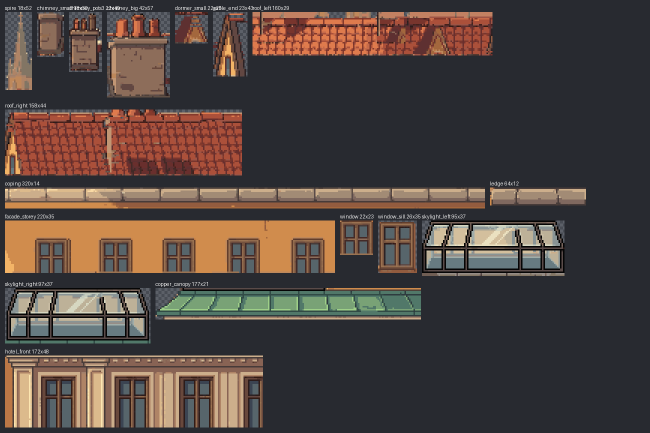
#> input picture art/source/rt_assets/sheet.png, 1300 x 865 px, given in place of rw_rower_a.png, which was not available (shown at 1/2 size)
$ python build_rw_rowboat.py ../art/source/rt_assets/sheet.png
#> lines starting #> are read from the running program, lines starting #| are printed output that depends on the picture
### tools/aseprite_io.py
#!/usr/bin/env python3
"""aseprite_io.py: write and read .aseprite sources without the Aseprite app (RGBA, one layer, N frames).

Why: the polish step (docs/WORKFLOW.md step 7) needs an .aseprite source newer than the cut. The Aseprite MCP runs
on the owner's Mac, which may be asleep during unattended runs. This writes a standard Aseprite 1.3 file (32-bit RGBA,
zlib cels, a tag per animation) that the app opens normally, and reads one back to check it.

  python3 -I tools/aseprite_io.py write OUT.aseprite FRAME1.png [FRAME2.png ...] [--ms 100] [--layer art]
  python3 -I tools/aseprite_io.py sheet OUT.aseprite SHEET.png FW FH [--ms 100]   # a sheet cut into frames
  python3 -I tools/aseprite_io.py check OUT.aseprite REF.png [FW FH]               # pixel-identical round trip
"""
import struct, sys, zlib
import numpy as np
from PIL import Image


def _chunk(kind, data):
    return struct.pack('<IH', len(data) + 6, kind) + data


def _string(s):
    b = s.encode('utf8')
    return struct.pack('<H', len(b)) + b


def write(path, frames, ms=100, layer='art'):
    """frames: list of HxWx4 uint8 arrays, all the same size."""
    h, w = frames[0].shape[:2]
    out = []
    for i, f in enumerate(frames):
        chunks = []
        if i == 0:
            chunks.append(_chunk(0x2004, struct.pack('<HHHHHHB3x', 3, 0, 0, 0, 0, 0, 255) + _string(layer)))
        a = np.ascontiguousarray(f.astype(np.uint8))
        a[a[..., 3] == 0] = 0
        cel = struct.pack('<HhhBHh5x', 0, 0, 0, 255, 2, 0) + struct.pack('<HH', w, h) + zlib.compress(a.tobytes(), 9)
        chunks.append(_chunk(0x2005, cel))
        body = b''.join(chunks)
        out.append(struct.pack('<IHHH2xI', len(body) + 16, 0xF1FA, len(chunks), ms, len(chunks)) + body)
    body = b''.join(out)
    head = struct.pack('<IHHHHHIHII B3x H BB hhHH', 128 + len(body), 0xA5E0, len(frames), w, h, 32, 1, 100, 0, 0,
                       0, 0, 1, 1, 0, 0, 16, 16)
    head += b'\0' * (128 - len(head))
    open(path, 'wb').write(head + body)


# [20 lines left out: function read, not called in this run]


def _png(p):
    return np.array(Image.open(p).convert('RGBA'))


def _cut(sheet, fw, fh):
    return [sheet[y:y + fh, x:x + fw] for y in range(0, sheet.shape[0] - fh + 1, fh)
            for x in range(0, sheet.shape[1] - fw + 1, fw)]


# [17 lines that do not run on import are left out]

### tools/build_rw_rowboat.py
#!/usr/bin/env python3
"""build_rw_rowboat.py: the River Walk rowing boat (night of 6 Nov 2026), split into parts (owner, 6 Nov: the
SpriteCook r2 boat was "really terrible": rower and oar one AI picture, AI-animated, so arm and oar did not connect;
the hull one flat orange slab with no planks; no waterline).

  python3 -I tools/build_rw_rowboat.py           build everything
  python3 -I tools/build_rw_rowboat.py --check   fail if a file on disk differs from what this script builds

Design target: art/gen/concepts/rw_rowboat_concept_b.png (Artlist, reference only, never cut). Parts:
  HULL  BUILT by rule (riverwalk/art/scene/rw_rowboat.png): a 4.0 m Stockholm eka at 46 px/m = 185 px, seen exactly
        from the side, bow LEFT (the stem rises 12 px), a small square transom RIGHT (rises 5 px). Clinker planks are
        clean bands that follow the sheer, each 5 px: lit top edge, two mid rows, a shade row, a dark lap (the top
        plank honey, the ones under it red-brown mahogany as in concept b); a white top strake under a dark gunwale
        rail; a brass rowlock on the rail at hull x 150. The bow's sheer rises from runs that only shorten towards
        the stem (1, 1, 2, 2, 2, 3, 3, 4, 5, 6, 8, 11). One 1 px ink outline (Pepper stands on
        it). Colours from art/palettes/riverwalk.gpl ramps (honey wood, white paint, brass).
  OARS  BUILT per frame by rule: a straight grey-brown ash pole (lit over shade, ink outline) with a flat blade, pivoting
        on the rowlock: the oar is a line through the pivot, handle 16 px inboard, blade end 48 px outboard (as seen
        from the side), swept fore and aft (phi) and tipped (beta) so the blade is buried on the drive and lifted on
        the return.
  ROWER the only DRAWN part: SpriteCook GPT 2.5 render art/gen/out/rw_rower_a.png (job db5f2e89), cut 1:1 on its own
        grid (SpriteCook's pixel output; the raw 1024 render is only 67 % clean on a 4 px grid, and its fists reach
        past the blockout, so grid_cut.py would drop them), magenta keyed, colours mapped to 18 of its own colours
        plus the one ink (nearest colour, no averaging of pixels), a clean pass on the new cut, then by rule: the
        render's arms and fists taken off (left of his chest line), the chest refilled with the jumper's own
        vertical ribs, his legs below the gunwale dropped (the hull hides them). The fists are stamped back from
        the render (one 9 x 10 piece) on the oar handle in every frame; the near arm is drawn by rule from shoulder
        to wrist (upper arm 9 px, forearm 15 px, a two-bone reach, the elbow always bent down) in the sleeve's own
        three colours and a highlight row. He sits on the stern thwart (rowlock hull x 150), so the deck amidships,
        where Pepper stands, is clear of him; everything of his is cut at the rail of its own column.
  LOOP  6 frames keyed by rule (riverwalk/art/scene/rw_rower.png, 7 x 92 x 62 on hull x 106-197): catch, drive, drive,
        finish, return, return (the blade tipped 7 degrees on the return: clear of the water), and frame 7, the rest
        pose: the oar shipped along the hull, blade past the transom, clear of the water. He leans 2 px forward at the catch and 1 px back at the finish; the fists sit on the handle in every
        frame and the arm joins them to the shoulder.
Lines (frame row = world y - 176, hull x = frame x): rail top amidships row 36 (world 212 = Pepper's deck, the
mover's top), waterline row 48 (world 224), keel row 57. The water tint below row 48, the ripples, the wake and the
splash are drawn in code (setpieces.lua Sp.drawRowboat). Every changed pixel of the rower cut is listed in
art/source/rw_rower/edits.json."""
import json, math, os, sys
import numpy as np
from PIL import Image
sys.path.insert(0, os.path.dirname(os.path.abspath(__file__)))
import aseprite_io

hexc = lambda h: np.array([int(h[1:3], 16), int(h[3:5], 16), int(h[5:7], 16), 255], np.uint8)
INK = hexc('#17181f')                                                   # the one ink (setpieces' obstacle ink family)
RAIL_L, RAIL = hexc('#805032'), hexc('#583626')                          # gunwale rail: lit top, dark
WHITE, WHITE_S = hexc('#f0ece0'), hexc('#d2cec0')                        # the white top strake, its lower edge
W_L, W_M, W_S, W_LAP = hexc('#eebc68'), hexc('#d49a54'), hexc('#a87046'), hexc('#805032')   # varnished honey planks
BRASS_L, BRASS = hexc('#f4cc69'), hexc('#bf6d36')                       # the rowlock
OAR_L, OAR_S = hexc('#b49c7c'), hexc('#927e66')                          # the oar: grey-brown ash, lit over shade (fix 1:
# it was the hull's honey and read only by its edge where it crossed the planks)
# (fix round 1) the strakes under the top one one step towards concept b's red-brown mahogany: lit, mid, shade, lap
M_L, M_M, M_S, M_LAP = hexc('#d49a54'), hexc('#bf6d36'), hexc('#805032'), hexc('#583626')

W, H = 185, 62                       # hull image (frame rows: world y - 176)
Y0 = 176
RAIL_Y, WATER_Y, KEEL_Y = 212, 224, 233
BOW_RISE, STERN_RISE = 12, 5
# (fix round 1) the bow's sheer from runs that only shorten towards the stem (1 px rises; the old power curve gave
# runs of 2, 2, 3, 2, 3, 4, 3, 4: stair steps): one run per 1 px of rise, from the stem's top (y 200) aft
BOW_RUNS = (1, 1, 2, 2, 2, 3, 3, 4, 5, 6, 8, 11)
FLAT = (sum(BOW_RUNS), 128)          # the sheer is level (y 212) between these columns


def sheer(x):
    """World y of the top of the gunwale at column x: level amidships, a smooth rise to the bow and the transom."""
    if x < FLAT[0]:
        acc = 0
        for i, n in enumerate(BOW_RUNS):
            acc += n
            if x < acc: return RAIL_Y - BOW_RISE + i
    if x > FLAT[1]: t = (x - FLAT[1]) / (W - 1 - FLAT[1]); return RAIL_Y - round(STERN_RISE * t ** 2.0)
    return RAIL_Y


ROWLOCK = (150, sheer(150) - 1)       # (fix round 1) the oar's pivot on the rail, near the stern: he rows from the
                                     # stern thwart, so Pepper's spot amidships stays clear of him


def stem_x(y):
    """The bow's front edge: the stem stands nearly upright, then curves back into the keel (the forefoot)."""
    top = sheer(0); t = (y - top) / (KEEL_Y - top)
    if t <= 0.4: return round(2 * t / 0.4)                            # the upright stem: 2 px of rake
    return 2 + round(24 * ((t - 0.4) / 0.6) ** 1.7)                   # the forefoot curving back into the keel


def keel(x):
    """World y of the bottom: flat, rising a little to the transom's foot (world y 227)."""
    if x <= 150: return KEEL_Y
    t = (x - 150) / (W - 1 - 150); return KEEL_Y - round(6 * t ** 1.6)


def rise(x):
    """The sheer's rise above the deck at column x, continuous (linear inside each run), for the plank seams."""
    if x < FLAT[0]:
        acc = 0
        for i, n in enumerate(BOW_RUNS):
            if x < acc + n: return BOW_RISE - i - (x - acc) / n
            acc += n
    if x > FLAT[1]: return STERN_RISE * ((x - FLAT[1]) / (W - 1 - FLAT[1])) ** 2.0
    return 0.0


SEAM_G = (1.0, 0.85, 0.7, 0.55, 0.42, 0.3, 0.2)   # how much of the sheer's rise each seam follows, top to bottom


def plank_at(x, y):
    """(fix round 1) the plank under world y at column x: seam b sits 6 + 5 b px under the deck amidships and rises
    SEAM_G[b] of the sheer's rise towards the ends, so the planks fan into the stem and no two seams step in the
    same column (the old bands, all parallel to the sheer, climbed the bow in aligned 1 px terraces)."""
    seams = [sheer(x) + 6] + [RAIL_Y + 6 + 5 * b - round(rise(x) * SEAM_G[b]) for b in range(1, len(SEAM_G))]
    for b in range(len(seams) - 1):
        if seams[b] <= y < seams[b + 1]: return b, y - seams[b], seams[b + 1] - seams[b]
    return len(seams) - 1, y - seams[-1], 5


def hull():
    a = np.zeros((H, W, 4), np.uint8)
    inside = np.zeros((H, W), bool)
    for x in range(W):
        for y in range(sheer(x), keel(x) + 1):
            if x >= stem_x(y): inside[y - Y0, x] = True
    # fills by rule, column by column, rows counted down from the sheer (bands follow the sheer)
    for x in range(W):
        s = sheer(x)
        for y in range(s, keel(x) + 1):
            r = y - s
            if not inside[y - Y0, x]: continue
            if r <= 2: c = (INK, RAIL_L, RAIL)[r]                     # the gunwale rail under the outline: lit, dark
            elif r <= 5: c = WHITE if r < 5 else WHITE_S              # the white top strake
            else:                                                     # clinker planks: each seam its own curve
                b, k, h = plank_at(x, y)
                c = (W_L, W_M, W_M, W_S, W_LAP) if b == 0 else (M_L, M_M, M_M, M_S, M_LAP)   # honey top strake, mahogany
                c = c[0] if k == 0 else c[4] if k == h - 1 else c[3] if k == h - 2 else c[1]
            a[y - Y0, x] = c
    # the stem post at the bow: a 2 px darker band along the front edge, lit on its inner side
    for y in range(sheer(0), KEEL_Y + 1):
        x0 = stem_x(y)
        for dx, c in ((1, W_S), (2, W_S), (3, W_L)):
            if x0 + dx < W and inside[y - Y0, x0 + dx]: a[y - Y0, x0 + dx] = c
    # the transom's edge board: 2 px in shade at the stern
    for y in range(sheer(W - 1), keel(W - 1) + 1):
        for x in (W - 3, W - 2):
            if inside[y - Y0, x] and y - sheer(x) > 1: a[y - Y0, x] = W_S
    # the outline: every inside pixel that touches the outside (4-neighbours) is ink
    out = np.zeros_like(inside)
    for y in range(H):
        for x in range(W):
            if not inside[y, x]: continue
            for dy, dx in ((-1, 0), (1, 0), (0, -1), (0, 1)):
                yy, xx = y + dy, x + dx
                if not (0 <= yy < H and 0 <= xx < W) or not inside[yy, xx]: out[y, x] = True
    a[out] = INK
    # the rowlock: a brass fork standing on the rail at the pivot, outlined
    rx, ry = ROWLOCK
    for (dx, dy), c in {(-1, -2): BRASS_L, (1, -2): BRASS, (-1, -1): BRASS_L, (0, -1): BRASS, (1, -1): BRASS}.items():
        a[ry + dy - Y0 - 1 + 1, rx + dx] = c                          # (rows ry-2, ry-1: on top of the rail ink)
    for (dx, dy) in ((-2, -2), (-2, -1), (2, -2), (2, -1), (-1, -3), (1, -3), (0, -2)):
        if a[ry + dy - Y0, rx + dx, 3] == 0 or (dx, dy) == (0, -2): a[ry + dy - Y0, rx + dx] = INK
    return a


def box():
    """The mover's box on the hull (level/riverwalk.lua ROWBOAT x0 = hull x + 25, 154 px): columns 25-178, where the
    rail is at most 4 px above the deck (y 212); the bow and the transom rise above it."""
    b0, b1 = 25, 179
    assert all(RAIL_Y - sheer(x) <= 4 for x in range(b0, b1))
    return b0, b1


# ---- the rower --------------------------------------------------------------------------------------------------
RENDER, CROP = 'art/gen/out/rw_rower_a.png', (104, 137, 144, 183)    # his 40 x 46 on the render's own grid
RX0 = ROWLOCK[0] - 9         # the rower sprite's x on the hull (fix round 1: at the stern, chest at hull x 162, back at 180)
SRC = 'art/source/rw_rower'
ARM_L = ((63, 92, 136), (55, 73, 120), (42, 64, 107))  # the sleeve: lit, mid, shade (his own jumper's colours)
ARM_HL = (92, 124, 170)      # (fix round 1) one highlight row along the top of each bone


def rower_cut():
    """The cut on the render's grid (1:1), the magenta key, his colours (18 of the render's own + the ink: each
    pixel takes the nearest, nothing averaged), one clean pass on the new cut. Deterministic (fixed seed)."""
    a = np.array(Image.open(RENDER).convert('RGBA')).astype(int)[CROP[1]:CROP[3], CROP[0]:CROP[2]].copy()
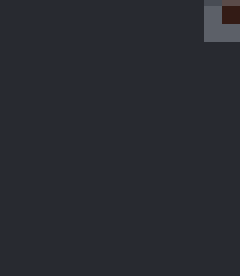
#> a: shape (46, 40, 4) int64 (shown 6 times larger); mean R, G, B, A 41, 42.8, 48.8, 255
    r, g, b = a[..., 0], a[..., 1], a[..., 2]
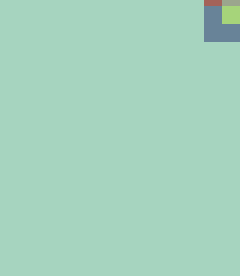
#> r: shape (46, 40) int64 (shown 6 times larger); 5 distinct labels, from 40 to 92; one colour per label, 0 black
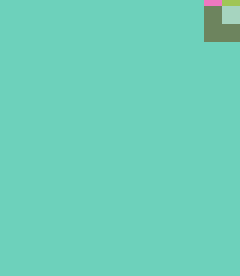
#> g: shape (46, 40) int64 (shown 6 times larger); 5 distinct labels, from 27 to 96; one colour per label, 0 black
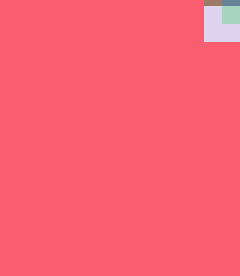
#> b: shape (46, 40) int64 (shown 6 times larger); 5 distinct labels, from 21 to 104; one colour per label, 0 black
    a[(r > 150) & (g < 120) & (b > 150) & (r - g > 80), 3] = 0          # the magenta ground and its fringe
    op = a[..., 3] > 0; a[~op] = 0; a[op, 3] = 255
    rgb = a[..., :3].astype(float); dark = op & (rgb.sum(-1) < 75)
    pts = rgb[op & ~dark]; rng = np.random.default_rng(1); K = 18
#> after `pts = rgb[op & ~dark]`: pts = 1840 rows, first 8: [40, 42, 48], [40, 42, 48], [40, 42, 48], [40, 42, 48], [40, 42, 48], [40, 42, 48], [40, 42, 48], [40, 42, 48]
    c = pts[rng.choice(len(pts), K, replace=False)]
#> c = 18 rows, first 8: [40, 42, 48], [40, 42, 48], [40, 42, 48], [40, 42, 48], [40, 42, 48], [40, 42, 48], [40, 42, 48], [40, 42, 48]
    for _ in range(40):
        lab = ((pts[:, None] - c[None]) ** 2).sum(-1).argmin(1)
        for k in range(K):
            if (lab == k).any(): c[k] = pts[lab == k].mean(0)
#> after the loop, c = 18 rows, first 8: [90, 92.27, 99.36], [51, 27, 21], [40, 42, 48], [40, 42, 48], [40, 42, 48], [40, 42, 48], [40, 42, 48], [40, 42, 48]
    med = np.array([pts[((pts - c[k]) ** 2).sum(-1).argmin()] for k in range(K)])   # real render colours (medoids)
#> med = 18 rows, first 8: [92, 96, 104], [51, 27, 21], [40, 42, 48], [40, 42, 48], [40, 42, 48], [40, 42, 48], [40, 42, 48], [40, 42, 48]
    pal = np.vstack([INK[:3], med]).astype(int)
#> pal = 19 rows, first 8: [23, 24, 31], [92, 96, 104], [51, 27, 21], [40, 42, 48], [40, 42, 48], [40, 42, 48], [40, 42, 48], [40, 42, 48]
    idx = ((rgb[:, :, None] - pal[None, None]) ** 2).sum(-1).argmin(-1); idx[dark] = 0
#> after `idx = ((rgb[:, :, None] - pal[None, None]) ** 2).sum(-1).argmin(-1)`:
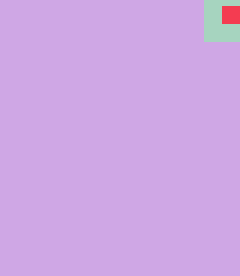
#> idx: shape (46, 40) int64 (shown 6 times larger); 3 distinct labels, from 1 to 3; one colour per label, 0 black
    out = np.zeros_like(a); out[..., :3] = pal[idx]; out[..., 3] = np.where(op, 255, 0)
    # clean pass (new cut only): a lone pixel (no 8-neighbour of its colour), not ink, not on the silhouette edge,
    # takes the most common colour around it when that one is near it
    h, w = op.shape; o2 = out.copy()
    for y in range(1, h - 1):
        for x in range(1, w - 1):
            if not op[y, x] or idx[y, x] == 0: continue
            nb = [tuple(out[y + dy, x + dx]) for dy in (-1, 0, 1) for dx in (-1, 0, 1) if (dy or dx)]
            if any(n[3] == 0 for n in nb) or tuple(out[y, x]) in nb: continue
            nb = [n for n in nb if sum(n[:3]) >= 75]
            if not nb: continue
            m = max(set(nb), key=nb.count)
            if sum((int(m[i]) - int(out[y, x, i])) ** 2 for i in range(3)) < 90 ** 2: o2[y, x] = m
    return a.astype(np.uint8), o2.astype(np.uint8)


def chest(y): return 20 + (y - 21) // 6                              # his chest's front edge under the beard


def inside(poly, x, y):
    n, j, c = len(poly), len(poly) - 1, False
    for i in range(n):
        (xi, yi), (xj, yj) = poly[i], poly[j]
        if (yi > y) != (yj > y) and x < (xj - xi) * (y - yi) / (yj - yi) + xi: c = not c
        j = i
    return c


ARM_OVER = [(19, 21), (28, 20), (33, 28), (24, 34), (19, 34)]       # where the render's arms lay over his chest


def rower_parts(cl):
    """By rule on the clean cut: the fists (one piece, stamped on the oar handle every frame), the torso without
    arms (chest refilled with the jumper's vertical ribs, as they run below the arms), nothing below the rail."""
    fists = np.zeros((11, 10, 4), np.uint8)
    for y in range(21, 32):
        for x in range(0, 10):
            if cl[y, x, 3] and x < 9 + (y > 26): fists[y - 21, x] = cl[y, x]
    for y in range(11):                                              # close the wrist (cut from the forearm) with ink
        xs = [x for x in range(10) if fists[y, x, 3]]
        if xs and xs[-1] >= 7: fists[y, xs[-1]] = INK
#> this loop made 11 passes
#> xs on passes 1 to 8: [0, 1, 2, 3, 4, 5, 6, 7, 8], [0, 1, 2, 3, 4, 5, 6, 7, 8], [0, 1, 2, 3, 4, 5, 6, 7, 8], [0, 1, 2, 3, 4, 5, 6, 7, 8], [0, 1, 2, 3, 4, 5, 6, 7, 8], [0, 1, 2, 3, 4, 5, 6, 7, 8], [0, 1, 2, 3, 4, 5, 6, 7, 8, 9], [0, 1, 2, 3, 4, 5, 6, 7, 8, 9]
    t = cl.copy()
    rib = {x: cl[34, x].copy() for x in range(22, 39)}
#> rib = 17 items
    for y in range(20, 36):
        for x in range(0, 40):
            if 21 <= y and x < chest(y): t[y, x] = 0                  # arms and fists off, left of his chest
            elif inside(ARM_OVER, x + 0.5, y + 0.5) and t[y, x, 3] and x >= chest(y):
                t[y, x] = INK if x == chest(y) else rib[x if x >= 22 else x + 4]
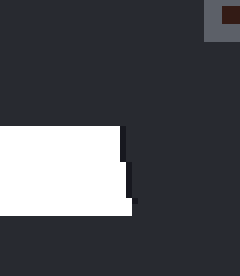
#> t: shape (46, 40, 4) (shown 6 times larger); mean of channels 0, 1, 2, 3 34.1, 35.6, 40.6, 211.8; transparent parts drawn white
    t[36:] = 0                                                       # the hull hides him from the rail down
    # one closed ink outline: a transparent pixel next to a non-ink edge pixel (where the render's edge was magenta
    # fringe, the nose and the brim) becomes ink; under the cut (row 35) the ink sits on row 36, on the rail's ink
    isink = lambda p: p[3] and int(p[0]) + int(p[1]) + int(p[2]) < 75
    o = t.copy()
    for y in range(37):
        for x in range(40):
            if t[y, x, 3] if y < 36 else False: continue
            for dy, dx in ((-1, 0), (1, 0), (0, -1), (0, 1)):
                yy, xx = y + dy, x + dx
                if 0 <= yy < 36 and 0 <= xx < 40 and t[yy, xx, 3] and not isink(t[yy, xx]):
                    if y < 36 or dy == -1: o[y, x] = INK
                    break
#> (the rest of the program and of its run is left out)
